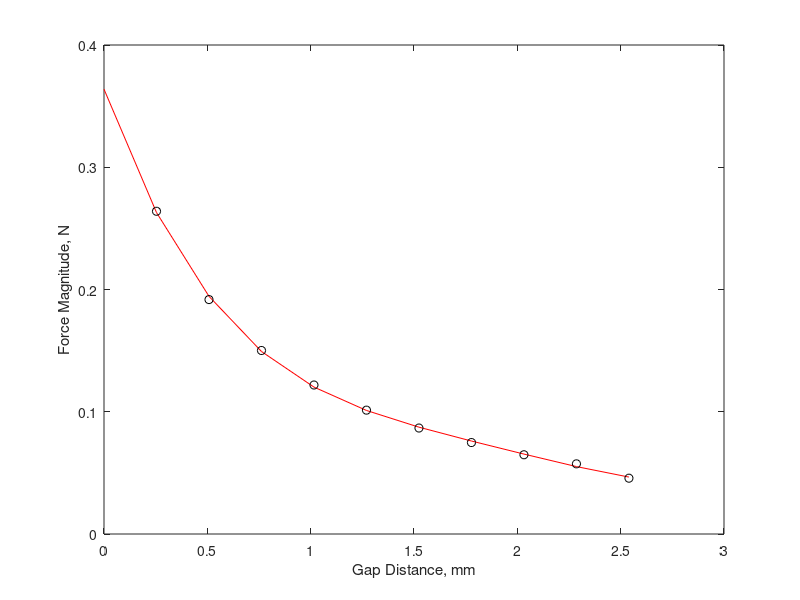

Recreate this plot in MATLAB. (Note: this script raises an error after producing the figure.)
% Nolan Canegallo
% MAE/ECE 535 Demo Project
% Due 26 June 2023
clear; clc; close all;
%% Magnetic force as function of gap
data = [
    0.01, -.264001;
    0.02, -.191758;
    0.03, -.150108;
    0.04, -.121877;
    0.05, -.101318;
    0.06, -.0866876;
    0.07, -.074813;
    0.08, -.0648187;
    0.09, -.0573948;
    0.10, -.04565;
]; % in   % N
   % gap  % Mag. Force

% Polynomial Fit and evaluation
F_mag = polyfit(data(:,1)*25.4,data(:,2),4);
x = 25.4*(0:0.01:0.1);
yth = polyval(F_mag,x);

% Plot fit and data on same figure
f1 = figure(1);
plot(x,abs(yth),'-r')
hold on
plot(data(:,1)*25.4,abs(data(:,2)),'ok')
hold off
xlabel('Gap Distance, mm')
ylabel('Force Magnitude, N')
legend(["Quartic Fit","FEMM Simulation"],"Location","ne")
grid on
axis tight

%% Calculate angular behavior
th0 = 0;        % Initial angle rad
w0 = 0;         % Initial anglular velocity rad/s
g = 9.81;       % m/s^2


y0 = 0.1*25.4e-3;   % Initial gap m
s0 = 3.85e-3;       % Initial spring compression m
r_mag = 94e-3;       % Magnet force arm m
r_cm = 58e-3;        % Center of mass arm m
r_spr = 15e-3;       % Spring force arm
ks = 316.65;        % Spring constant N/m
m = 32e-3;          % Mass kg
I = m*r_cm^2;        %

t0 = 0;     % start time
tf = 0.5;   % stop time
dt = 1e-5;  % time step

times = t0:dt:tf;   % Precalculate time vector

yth = @(th) y0+r_mag*th;                                % y as f(theta)
stretch = @(th) r_spr*th - s0;                          % stretch as f(theta)
tauspr = @(th) (r_spr) * (-stretch(th)*ks);             % spring torque as f(theta) [small angle]
taug = @(th) (r_cm) * (-m*g);                           % gravity torque as f(theta) [small angle]
taumag = @(th) (r_mag) * polyval(F_mag,yth(th));        % magnetic torque as f(theta) [small angle]

% yth = @(th) y0+lmag*sin(th);                                % y as f(theta)
% stretch = @(th) lspr*sin(th) - s0;                          % stretch as f(theta)
% tauspr = @(th) (lspr*cos(th)) * (-stretch(th)*ks);          % spring torque as f(theta) [assumes force vertical only]
% taug = @(th) (lcm*cos(th)) * (-m*g);                        % gravity torque as f(theta) [assumes force vertical only]
% taumag = @(th) (lmag*cos(th)) * polyval(F_mag,yth(th));     % magnetic torque as f(theta) [assumes force vertical only]

%% Simulation with magnet on, Arm starts at NC

th = th0;                                    % set current angle
w = w0;                                      % set current angular velocity
a0 = (tauspr(th) + taug(th) + taumag(th))/I; % set initial angular acceleration rad/s^2
a = a0;                                      % set current angular acceleration

results = zeros(length(times),5);            % preallocate results
results(1,:) = [t0,th0,w0,a0,y0];            % set initial row

for i = 2:length(times) % iterate for rest of the rows
    y = yth(th);    % calculate gap
    dth = w;        % set dtheta/dt
    dw = a;         % set domega/dt

    tau = tauspr(th) + taug(th) + taumag(th); % calculate torque
    a = tau/I;                                % update ang. accel
    th = th + dth*dt;                         % update ang. vel
    w = w + dw*dt;                            % update ang. pos
    results(i,:) = [times(i),th,w,a,y];       % save to results

    if y < 0                                  % check if zero gap reached
        if i < length(times)                  % if still empty entries
            results(i+1:end,:) = [];          % delete empty entries
        end
        break;                                % exit loop early
    end
end

% Plot angle vs time
f2 = figure;
plot(results(:,1),results(:,2))
xlabel('Time, s')
ylabel('Angle, rad')
grid on
axis tight

% Plot ang. vel vs time
f3 = figure;
plot(results(:,1),results(:,3))
xlabel('Time, s')
ylabel('Anglular Velocity, rad/s')
grid on
axis tight

% Plot ang. acccel vs time
f4 = figure;
plot(results(:,1),results(:,4))
xlabel('Time, s')
ylabel('Angular Acceleration, rad/s^2')
grid on
axis tight

% Plot gap vs time
f5 = figure;
plot(results(:,1),results(:,5)*1000)
grid on
axis tight
xlabel('Time, s')
ylabel('Gap Distance, mm')

%% Simulation with magnet off, Arm starts at NO

th = results(end,2);                     % set current angle
w = 0;                                   % set current angular velocity
a0 = (tauspr(th) + taug(th))/I;          % set initial angular acceleration rad/s^2
a = a0;                                  % set current angular acceleration 

results2 = zeros(length(times),5);       % preallocate results
results2(1,:) = [t0, th, w, a, yth(th)]; % set initial row

for i = 2:length(times) % iterate for rest of the rows
    y = yth(th);    % calculate gap
    dth = w;        % set dtheta/dt
    dw = a;         % set domega/dt
    
    tau = tauspr(th) + taug(th);    % calculate torque
    a = tau/I;                      % update ang. accel
    th = th + dth*dt;               % update ang. vel
    w = w + dw*dt;                  % update ang. pos
    results2(i,:) = [times(i),th,w,a,y];    % save to results

    if y > y0                           % check if max gap reached
        if i < length(times)            % if still empty entries
            results2(i+1:end,:) = [];   % delete empty entries
        end
        break;                          % exit loop early
    end
end

% Plot angle vs time
f6 = figure;
plot(results2(:,1),results2(:,2))
xlabel('Time, s')
ylabel('Angle, rad')
grid on
axis tight

% Plot ang. vel vs time
f7 = figure;
plot(results2(:,1),results2(:,3))
xlabel('Time, s')
ylabel('Anglular Velocity, rad/s')
grid on
axis tight

% Plot ang. accel vs time
f8 = figure;
plot(results2(:,1),results2(:,4))
xlabel('Time, s')
ylabel('Angular Acceleration, rad/s^2')
grid on
axis tight

% Plot gap vs time
f9 = figure;
plot(results2(:,1),results2(:,5)*1000)
grid on
axis tight
xlabel('Time, s')
ylabel('Gap Distance, mm')